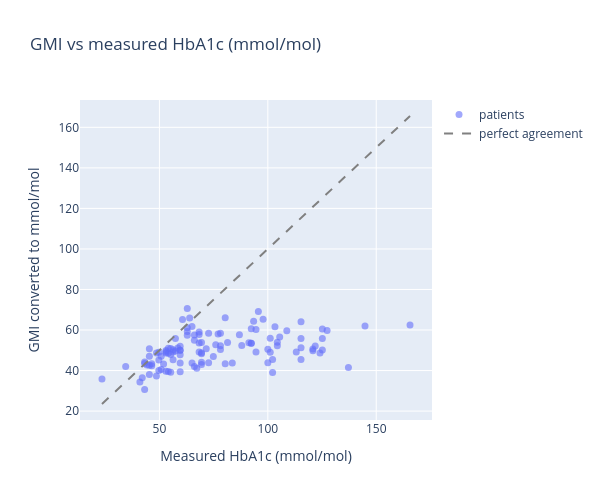

Notebook cell for this chart:
### Markdown cell above
## 5. Step 3: GMI against measured HbA1c (all 116 patients)

This is the first look at how well GMI tracks measured HbA1c. It uses no split and no training. Points on the dashed line are perfect agreement. Points above it are overestimates.

### Code cell
# GMI vs measured HbA1c for all patients
all_metrics = pd.DataFrame([metrics(model_data['hba1c'], model_data['gmi'], 'GMI (raw, all patients)')])
print(all_metrics.round(3).to_string(index=False))

fig = go.Figure(go.Scatter(
    x=model_data['hba1c'], y=model_data['gmi'],
    mode='markers', marker=dict(size=7, opacity=0.6), name='patients'
))
lo, hi = model_data['hba1c'].min(), model_data['hba1c'].max()
fig.add_trace(go.Scatter(
    x=[lo, hi], y=[lo, hi], mode='lines',
    line=dict(dash='dash', color='grey'), name='perfect agreement'
))
fig.update_layout(
    title='GMI vs measured HbA1c (mmol/mol)',
    xaxis_title='Measured HbA1c (mmol/mol)',
    yaxis_title='GMI converted to mmol/mol',
    height=500, width=600
)
fig.show()

### Figure 1 — Plotly figure (JSON) as saved in the notebook; plotly's stock layout.template omitted (floating-point values rounded to 4 significant figures)
{"data": [{"marker": {"opacity": 0.6, "size": 7}, "mode": "markers", "name": "patients", "type": "scatter", "x": [115.3, 69.41, 69.41, 72.68, 121.9, 125.1, 68.31, 68.31, 63.94, 60.66, 54.1, 62.85, 78.15, 165.6, 54.1, 59.57, 57.38, 56.29, 77.06, 80.33, 92.36, 115.3, 104.4, 115.3, 68.31, 94.54, 94.54, 75.96, 74.87, 100.0, 69.41, 46.45, 65.03, 66.13, 45.36, 59.57, 59.57, 71.59, 120.8, 54.1, 144.8, 69.41, 105.5, 137.2, 127.3, 125.1, 78.15, 115.3, 66.13, 120.8, 108.8, 91.27, 101.1, 87.99, 100.0, 95.64, 56.29, 101.1, 57.38, 83.61, 93.45, 104.4, 124.1, 59.57, 68.31, 34.43, 45.36, 48.64, 103.3, 59.57, 46.45, 92.36, 72.68, 48.64, 53.01, 49.73, 40.99, 53.01, 44.27, 53.01, 67.22, 49.73, 51.92, 43.17, 66.13, 45.36, 62.85, 62.85, 62.85, 55.2, 55.2, 65.03, 125.1, 102.2, 102.2, 42.08, 81.43, 43.17, 50.82, 50.82, 80.33, 113.1, 43.17, 49.73, 23.5, 69.41, 59.57, 56.29, 97.82, 45.36, 53.01, 92.36, 58.47, 86.89, 78.15, 55.2], "y": [64.13, 48.24, 42.94, 43.81, 52.16, 60.56, 59.07, 53.57, 65.87, 65.19, 39.55, 61.1, 58.37, 62.47, 51.02, 43.78, 49.65, 50.25, 58.05, 66.06, 60.58, 51.25, 53.94, 55.87, 49.15, 60.27, 49.1, 52.76, 46.88, 50.51, 44.13, 43.34, 61.74, 57.54, 50.79, 49.98, 50.02, 50.79, 50.61, 48.5, 61.92, 48.79, 56.6, 41.48, 59.81, 50.12, 52.21, 45.43, 42.04, 49.76, 59.59, 53.7, 55.98, 52.37, 43.85, 69.1, 45.39, 49.04, 55.84, 43.78, 64.28, 52.23, 48.61, 52.02, 57.76, 41.97, 38.1, 48.68, 61.67, 47.74, 42.42, 53.49, 58.39, 37.33, 49.28, 49.02, 34.4, 48.7, 42.76, 49.87, 41.13, 45.23, 43.21, 44.22, 54.91, 47.05, 70.68, 59.22, 57.43, 47.93, 50.92, 43.71, 55.83, 45.47, 39.06, 36.46, 53.9, 30.66, 47.09, 40.53, 43.33, 49.13, 43.48, 40.01, 35.83, 53.88, 39.37, 49.09, 65.27, 42.57, 39.65, 53.52, 51.07, 57.67, 50.41, 39.2]}, {"line": {"color": "grey", "dash": "dash"}, "mode": "lines", "name": "perfect agreement", "type": "scatter", "x": [23.5, 165.6], "y": [23.5, 165.6]}], "layout": {"height": 500, "title": {"text": "GMI vs measured HbA1c (mmol/mol)"}, "width": 600, "xaxis": {"title": {"text": "Measured HbA1c (mmol/mol)"}}, "yaxis": {"title": {"text": "GMI converted to mmol/mol"}}}}
